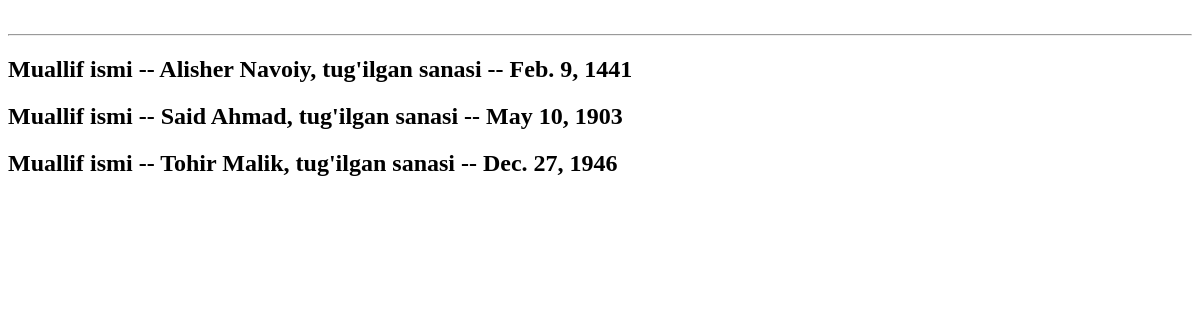
The page /the_oldest_authors on the database as committed earlier.
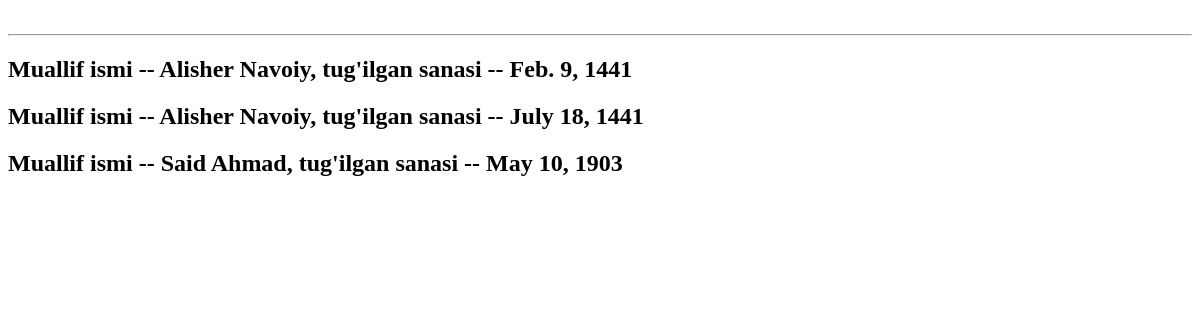
The same page on the database as committed later.
### asosiy/models.py (models this page shows, shortened)
class Muallif(models.Model):
    ism = models.CharField(max_length=255)
    jins = models.CharField(choices=JINS, max_length=6)
    tugilgan_sana = models.DateField(verbose_name="Tug'ilgan sana: ")
    kitoblar_soni = models.PositiveSmallIntegerField()
    tirik = models.BooleanField(default=False)

### asosiy/views.py (the view)
# urls.py: path('the_oldest_authors', the_oldest_authors),
def the_oldest_authors(request):
    content = {
        "the_oldest_authors": Muallif.objects.order_by("tugilgan_sana")[0:3]
    }
    return render(request, 'mashq_uchun/the_oldest_authors.html', content)

### Templates/mashq_uchun/the_oldest_authors.html (shortened to what this page needs)
<!DOCTYPE html>
<html lang="en">
<head>
</head>
<body>
<br>
<hr>
{% for i in the_oldest_authors %}
<h2>Muallif ismi -- {{i.ism}}, tug'ilgan sanasi -- {{i.tugilgan_sana}}</h2>
{% endfor %}
</body>
</html>

Rows that differ between the two databases and show on the page:
no longer on this page (row unchanged): Muallif: ism "Tohir Malik", tugilgan_sana "Dec. 27, 1946"
added Muallif: ism "Alisher Navoiy", tugilgan_sana "July 18, 1441"
